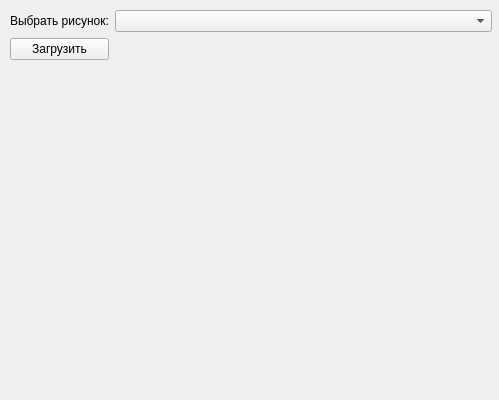
<?xml version="1.0" encoding="UTF-8"?>
<ui version="4.0">
 <class>Form</class>
 <widget class="QWidget" name="Form">
  <property name="geometry">
   <rect>
    <x>0</x>
    <y>0</y>
    <width>499</width>
    <height>400</height>
   </rect>
  </property>
  <property name="windowTitle">
   <string>Практические рисунки</string>
  </property>
  <widget class="QWidget" name="gridLayoutWidget">
   <property name="geometry">
    <rect>
     <x>10</x>
     <y>10</y>
     <width>482</width>
     <height>382</height>
    </rect>
   </property>
   <layout class="QGridLayout" name="gridLayout_3">
    <item row="0" column="0">
     <widget class="QLabel" name="label_3">
      <property name="text">
       <string>Выбрать рисунок:</string>
      </property>
     </widget>
    </item>
    <item row="1" column="0">
     <widget class="QPushButton" name="res_btn_practice">
      <property name="text">
       <string>Загрузить</string>
      </property>
     </widget>
    </item>
    <item row="1" column="1" rowspan="2">
     <widget class="QLabel" name="image_practice">
      <property name="text">
       <string/>
      </property>
     </widget>
    </item>
    <item row="0" column="1">
     <widget class="QComboBox" name="choose_im_practice">
      <property name="sizePolicy">
       <sizepolicy hsizetype="Expanding" vsizetype="Fixed">
        <horstretch>0</horstretch>
        <verstretch>0</verstretch>
       </sizepolicy>
      </property>
     </widget>
    </item>
   </layout>
  </widget>
 </widget>
 <resources/>
 <connections/>
</ui>
